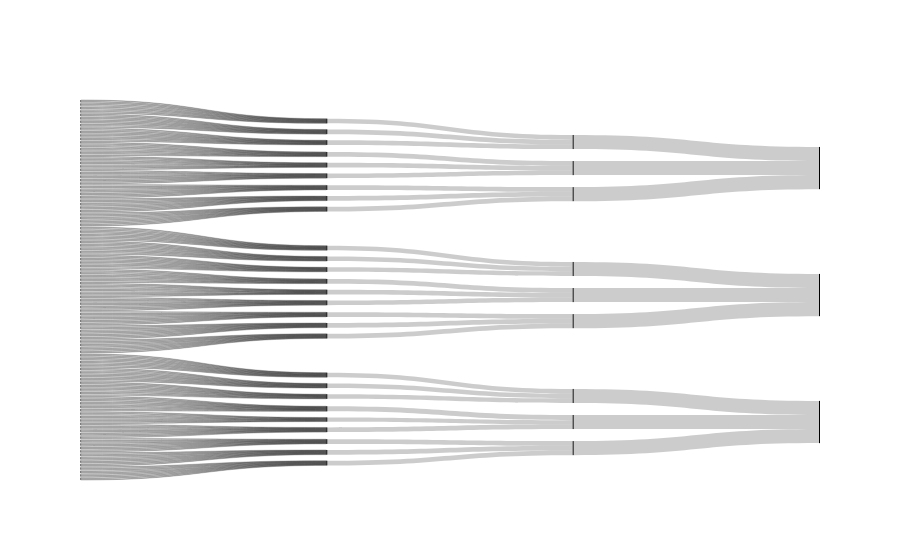

The notebook cell saved with this chart:
### Code cell
plot_sankey(all_results)#,optimal_scales=False)

### Figure 1 — Plotly figure (JSON) as saved in the notebook; plotly's stock layout.template omitted (floating-point values rounded to 4 significant figures; data arrays with more than 128 entries replaced by an {"elided": "..."} marker saying what was removed)
{"data": [{"link": {"source": {"elided": "306 int values"}, "target": {"elided": "306 int values"}, "value": {"elided": "306 int values"}}, "node": {"line": {"color": "black", "width": 0}, "pad": 1, "thickness": 1}, "type": "sankey"}], "layout": {"autosize": true}}
